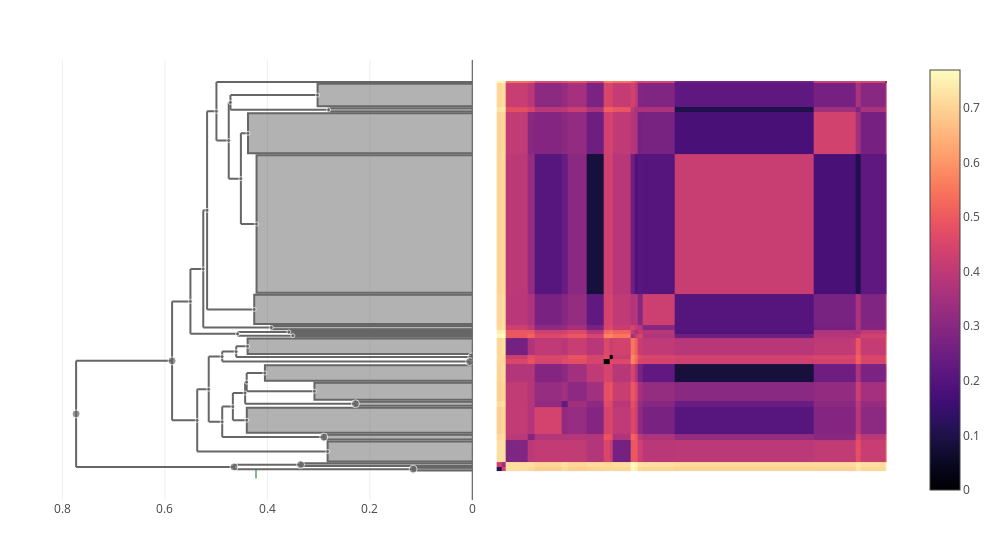

Here is the notebook cell this chart was saved with:
### Markdown cell above
### pneumoniae

### Code cell
let taxon = "pneumoniae"
    trees[taxon] = cluster_annotate(cdata, taxon)
    plot(clustermap(cdata, trees[taxon]))
end

### Figure 1 — Plotly figure (JSON) as saved in the notebook; plotly's stock layout.template omitted (floating-point values rounded to 4 significant figures; data arrays with more than 128 entries replaced by an {"elided": "..."} marker saying what was removed)
{"data": [{"colorscale": {"elided": "256x2 mixed values"}, "type": "heatmap", "x": [0.5, 2.914, 5.328, 17.01, 20.65, 35.03, 38.27, 48.43, 57.68, 60.68, 62.68, 71.98, 73.98, 75.98, 78.72, 95.37, 169.9, 192.3, 195.0, 208.0, 209.0], "y": [0.5, 2.914, 5.328, 17.01, 20.65, 35.03, 38.27, 48.43, 57.68, 60.68, 62.68, 71.98, 73.98, 75.98, 78.72, 95.37, 169.9, 192.3, 195.0, 208.0, 209.0], "z": {"elided": "20x20 float values"}}, {"fill": "toself", "hoverinfo": "skip", "line": {"color": "#666666"}, "mode": "lines", "showlegend": false, "type": "scatter", "x": [0, 0.358, 0.358, 0], "xaxis": "x2", "y": [74.48, 74.48, 75.48, 75.48], "yaxis": "y"}, {"hoverinfo": "skip", "line": {"color": "#666666"}, "mode": "lines", "showlegend": false, "type": "scatter", "x": [0.4994, 0.4994, null, 0.4994, 0.4754, null, 0.4994, 0, null], "xaxis": "x2", "y": [177.2, 208.5, null, 177.2, 177.2, null, 208.5, 208.5, null], "yaxis": "y"}, {"fill": "toself", "hoverinfo": "skip", "line": {"color": "#666666"}, "mode": "lines", "showlegend": false, "type": "scatter", "x": [0, 0.302, 0.302, 0], "xaxis": "x2", "y": [195.5, 195.5, 207.5, 207.5], "yaxis": "y"}, {"fill": "toself", "hoverinfo": "skip", "line": {"color": "#666666"}, "mode": "lines", "showlegend": false, "type": "scatter", "x": [0, 0.228, 0.228, 0], "xaxis": "x2", "y": [35.53, 35.53, 37.77, 37.77], "yaxis": "y"}, {"hoverinfo": "skip", "line": {"color": "#666666"}, "mode": "lines", "showlegend": false, "type": "scatter", "x": [0.4403, 0.4403, null, 0.4403, 0.3081, null, 0.4403, 0.4048, null], "xaxis": "x2", "y": [43.35, 53.05, null, 43.35, 43.35, null, 53.05, 53.05, null], "yaxis": "y"}, {"fill": "toself", "hoverinfo": "skip", "line": {"color": "#666666"}, "mode": "lines", "showlegend": false, "type": "scatter", "x": [0, 0.4378, 0.4378, 0], "xaxis": "x2", "y": [170.4, 170.4, 191.8, 191.8], "yaxis": "y"}, {"hoverinfo": "skip", "line": {"color": "#666666"}, "mode": "lines", "showlegend": false, "type": "scatter", "x": [0.4579, 0.4579, null, 0.4579, 0.3502, null, 0.4579, 0.358, null], "xaxis": "x2", "y": [72.98, 74.98, null, 72.98, 72.98, null, 74.98, 74.98, null], "yaxis": "y"}, {"hoverinfo": "skip", "line": {"color": "#666666"}, "mode": "lines", "showlegend": false, "type": "scatter", "x": [0.5176, 0.5176, null, 0.5176, 0.4256, null, 0.5176, 0.4994, null], "xaxis": "x2", "y": [87.04, 192.9, null, 87.04, 87.04, null, 192.9, 192.9, null], "yaxis": "y"}, {"hoverinfo": "skip", "line": {"color": "#666666"}, "mode": "lines", "showlegend": false, "type": "scatter", "x": [0.472, 0.472, null, 0.472, 0.2804, null, 0.472, 0.302, null], "xaxis": "x2", "y": [193.7, 201.5, null, 193.7, 193.7, null, 201.5, 201.5, null], "yaxis": "y"}, {"hoverinfo": "skip", "line": {"color": "#666666"}, "mode": "lines", "showlegend": false, "type": "scatter", "x": [0.4433, 0.4433, null, 0.4433, 0.228, null, 0.4433, 0.4403, null], "xaxis": "x2", "y": [36.65, 48.2, null, 36.65, 36.65, null, 48.2, 48.2, null], "yaxis": "y"}, {"hoverinfo": "skip", "line": {"color": "#666666"}, "mode": "lines", "showlegend": false, "type": "scatter", "x": [0.5502, 0.5502, null, 0.5502, 0.4579, null, 0.5502, 0.5251, null], "xaxis": "x2", "y": [73.98, 108.6, null, 73.98, 73.98, null, 108.6, 108.6, null], "yaxis": "y"}, {"fill": "toself", "hoverinfo": "skip", "line": {"color": "#666666"}, "mode": "lines", "showlegend": false, "type": "scatter", "x": [0, 0.4256, 0.4256, 0], "xaxis": "x2", "y": [79.22, 79.22, 94.87, 94.87], "yaxis": "y"}, {"fill": "toself", "hoverinfo": "skip", "line": {"color": "#666666"}, "mode": "lines", "showlegend": false, "type": "scatter", "x": [0, 0.2804, 0.2804, 0], "xaxis": "x2", "y": [192.8, 192.8, 194.5, 194.5], "yaxis": "y"}, {"fill": "toself", "hoverinfo": "skip", "line": {"color": "#666666"}, "mode": "lines", "showlegend": false, "type": "scatter", "x": [0, 0.4401, 0.4401, 0], "xaxis": "x2", "y": [21.15, 21.15, 34.53, 34.53], "yaxis": "y"}, {"fill": "toself", "hoverinfo": "skip", "line": {"color": "#666666"}, "mode": "lines", "showlegend": false, "type": "scatter", "x": [0, 0.4211, 0.4211, 0], "xaxis": "x2", "y": [95.87, 95.87, 169.4, 169.4], "yaxis": "y"}, {"fill": "toself", "hoverinfo": "skip", "line": {"color": "#666666"}, "mode": "lines", "showlegend": false, "type": "scatter", "x": [0, 0.2899, 0.2899, 0], "xaxis": "x2", "y": [17.51, 17.51, 20.15, 20.15], "yaxis": "y"}, {"hoverinfo": "skip", "line": {"color": "#666666"}, "mode": "lines", "showlegend": false, "type": "scatter", "x": [0.7733, 0.7733, null, 0.7733, 0.465, null, 0.7733, 0.586, null], "xaxis": "x2", "y": [2.914, 59.55, null, 2.914, 2.914, null, 59.55, 59.55, null], "yaxis": "y"}, {"hoverinfo": "skip", "line": {"color": "#666666"}, "mode": "lines", "showlegend": false, "type": "scatter", "x": [0.4881, 0.4881, null, 0.4881, 0.2899, null, 0.4881, 0.4673, null], "xaxis": "x2", "y": [18.83, 35.13, null, 18.83, 18.83, null, 35.13, 35.13, null], "yaxis": "y"}, {"hoverinfo": "skip", "line": {"color": "#666666"}, "mode": "lines", "showlegend": false, "type": "scatter", "x": [0.4673, 0.4673, null, 0.4673, 0.4401, null, 0.4673, 0.4433, null], "xaxis": "x2", "y": [27.84, 42.43, null, 27.84, 27.84, null, 42.43, 42.43, null], "yaxis": "y"}, {"hoverinfo": "skip", "line": {"color": "#666666"}, "mode": "lines", "showlegend": false, "type": "scatter", "x": [0.5369, 0.5369, null, 0.5369, 0.2824, null, 0.5369, 0.5145, null], "xaxis": "x2", "y": [11.17, 44.41, null, 11.17, 11.17, null, 44.41, 44.41, null], "yaxis": "y"}, {"hoverinfo": "skip", "line": {"color": "#666666"}, "mode": "lines", "showlegend": false, "type": "scatter", "x": [0.4608, 0.4608, null, 0.4608, 0.000716, null, 0.4608, 0.4386, null], "xaxis": "x2", "y": [61.68, 67.33, null, 61.68, 61.68, null, 67.33, 67.33, null], "yaxis": "y"}, {"hoverinfo": "skip", "line": {"color": "#666666"}, "mode": "lines", "showlegend": false, "type": "scatter", "x": [0.5251, 0.5251, null, 0.5251, 0.3922, null, 0.5251, 0.5176, null], "xaxis": "x2", "y": [77.35, 139.9, null, 77.35, 77.35, null, 139.9, 139.9, null], "yaxis": "y"}, {"hoverinfo": "skip", "line": {"color": "#666666"}, "mode": "lines", "showlegend": false, "type": "scatter", "x": [0.5145, 0.5145, null, 0.5145, 0.4881, null, 0.5145, 0.4881, null], "xaxis": "x2", "y": [26.98, 61.84, null, 26.98, 26.98, null, 61.84, 61.84, null], "yaxis": "y"}, {"fill": "toself", "hoverinfo": "skip", "line": {"color": "#666666"}, "mode": "lines", "showlegend": false, "type": "scatter", "x": [0, 0.3502, 0.3502, 0], "xaxis": "x2", "y": [72.48, 72.48, 73.48, 73.48], "yaxis": "y"}, {"fill": "toself", "hoverinfo": "skip", "line": {"color": "#666666"}, "mode": "lines", "showlegend": false, "type": "scatter", "x": [0, 0.3352, 0.3352, 0], "xaxis": "x2", "y": [3.414, 3.414, 4.828, 4.828], "yaxis": "y"}, {"fill": "toself", "hoverinfo": "skip", "line": {"color": "#666666"}, "mode": "lines", "showlegend": false, "type": "scatter", "x": [0, 0.3081, 0.3081, 0], "xaxis": "x2", "y": [38.77, 38.77, 47.93, 47.93], "yaxis": "y"}, {"hoverinfo": "skip", "line": {"color": "#666666"}, "mode": "lines", "showlegend": false, "type": "scatter", "x": [0.4517, 0.4517, null, 0.4517, 0.4211, null, 0.4517, 0.4378, null], "xaxis": "x2", "y": [132.6, 181.1, null, 132.6, 132.6, null, 181.1, 181.1, null], "yaxis": "y"}, {"hoverinfo": "skip", "line": {"color": "#666666"}, "mode": "lines", "showlegend": false, "type": "scatter", "x": [0.465, 0.465, null, 0.465, 0.1155, null, 0.465, 0.3352, null], "xaxis": "x2", "y": [1.707, 4.121, null, 1.707, 1.707, null, 4.121, 4.121, null], "yaxis": "y"}, {"fill": "toself", "hoverinfo": "skip", "line": {"color": "#666666"}, "mode": "lines", "showlegend": false, "type": "scatter", "x": [0, 0.4048, 0.4048, 0], "xaxis": "x2", "y": [48.93, 48.93, 57.18, 57.18], "yaxis": "y"}, {"fill": "toself", "hoverinfo": "skip", "line": {"color": "#666666"}, "mode": "lines", "showlegend": false, "type": "scatter", "x": [0, 0.1155, 0.1155, 0], "xaxis": "x2", "y": [1, 1, 2.414, 2.414], "yaxis": "y"}, {"hoverinfo": "skip", "line": {"color": "#666666"}, "mode": "lines", "showlegend": false, "type": "scatter", "x": [0.4881, 0.4881, null, 0.4881, 0.00518, null, 0.4881, 0.4608, null], "xaxis": "x2", "y": [59.18, 64.5, null, 59.18, 59.18, null, 64.5, 64.5, null], "yaxis": "y"}, {"fill": "toself", "hoverinfo": "skip", "line": {"color": "#666666"}, "mode": "lines", "showlegend": false, "type": "scatter", "x": [0, 0.3922, 0.3922, 0], "xaxis": "x2", "y": [76.48, 76.48, 78.22, 78.22], "yaxis": "y"}, {"fill": "toself", "hoverinfo": "skip", "line": {"color": "#666666"}, "mode": "lines", "showlegend": false, "type": "scatter", "x": [0, 0.000716, 0.000716, 0], "xaxis": "x2", "y": [61.18, 61.18, 62.18, 62.18], "yaxis": "y"}, {"fill": "toself", "hoverinfo": "skip", "line": {"color": "#666666"}, "mode": "lines", "showlegend": false, "type": "scatter", "x": [0, 0.00518, 0.00518, 0], "xaxis": "x2", "y": [58.18, 58.18, 60.18, 60.18], "yaxis": "y"}, {"hoverinfo": "skip", "line": {"color": "#666666"}, "mode": "lines", "showlegend": false, "type": "scatter", "x": [0.586, 0.586, null, 0.586, 0.5369, null, 0.586, 0.5502, null], "xaxis": "x2", "y": [27.79, 91.32, null, 27.79, 27.79, null, 91.32, 91.32, null], "yaxis": "y"}, {"fill": "toself", "hoverinfo": "skip", "line": {"color": "#666666"}, "mode": "lines", "showlegend": false, "type": "scatter", "x": [0, 0.4386, 0.4386, 0], "xaxis": "x2", "y": [63.18, 63.18, 71.48, 71.48], "yaxis": "y"}, {"fill": "toself", "hoverinfo": "skip", "line": {"color": "#666666"}, "mode": "lines", "showlegend": false, "type": "scatter", "x": [0, 0.2824, 0.2824, 0], "xaxis": "x2", "y": [5.828, 5.828, 16.51, 16.51], "yaxis": "y"}, {"hoverinfo": "skip", "line": {"color": "#666666"}, "mode": "lines", "showlegend": false, "type": "scatter", "x": [0.4754, 0.4754, null, 0.4754, 0.4517, null, 0.4754, 0.472, null], "xaxis": "x2", "y": [156.9, 197.6, null, 156.9, 156.9, null, 197.6, 197.6, null], "yaxis": "y"}, {"customdata": [[13582, 2], [13622, 6015], [13503, 144], [13375, 6], [13611, 154], [13608, 459], [13614, 4], [13624, 6261], [13618, 148], [13612, 160], [13627, 6269], [13607, 246], [13461, 4], [13610, 180], [13606, 5407], [13482, 8], [13629, 6815], [13620, 348], [13617, 340], [13626, 540], [13615, 72], [13625, 6265], [13623, 425], [13576, 2], [13559, 3], [13517, 85], [13613, 5866], [13616, 6], [13604, 69], [13075, 3], [13621, 77], [13600, 4], [7518, 2], [10537, 5], [13628, 6809], [13609, 70], [13466, 115], [13619, 6014]], "hovertemplate": "ID: %{customdata[0]}<br>\nHeight: %{x:.3f}<br>\nGenome count: %{customdata[1]}\n\n<extra></extra>", "marker": {"color": "#666666", "size": [4, 4, 4, 8, 4, 4, 4, 4, 4, 4, 4, 4, 4, 4, 4, 8, 8, 4, 4, 4, 4, 4, 4, 4, 8, 4, 4, 8, 4, 8, 4, 4, 8, 8, 8, 4, 4, 4]}, "mode": "markers", "showlegend": false, "type": "scatter", "x": [0.358, 0.4994, 0.302, 0.228, 0.4403, 0.4378, 0.4579, 0.5176, 0.472, 0.4433, 0.5502, 0.4256, 0.2804, 0.4401, 0.4211, 0.2899, 0.7733, 0.4881, 0.4673, 0.5369, 0.4608, 0.5251, 0.5145, 0.3502, 0.3352, 0.3081, 0.4517, 0.465, 0.4048, 0.1155, 0.4881, 0.3922, 0.000716, 0.00518, 0.586, 0.4386, 0.2824, 0.4754], "xaxis": "x2", "y": [74.98, 192.9, 201.5, 36.65, 48.2, 181.1, 73.98, 139.9, 197.6, 42.43, 91.32, 87.04, 193.7, 27.84, 132.6, 18.83, 31.23, 26.98, 35.13, 27.79, 64.5, 108.6, 44.41, 72.98, 4.121, 43.35, 156.9, 2.914, 53.05, 1.707, 61.84, 77.35, 61.68, 59.18, 59.55, 67.33, 11.17, 177.2], "yaxis": "y"}, {"hovertemplate": "%{text} <br>\n%{x}\n<extra></extra>\n", "marker": {"color": "green", "line": {"color": "green", "width": 1}, "symbol": "line-ns"}, "mode": "markers", "text": ["pseudopneumoniae"], "type": "scatter", "x": [0.4222], "xaxis": "x2", "y": [-1, -1, -1]}], "layout": {"height": 550, "hovermode": "closest", "margin": {"b": 50, "l": 50, "r": 50, "t": 60}, "showlegend": false, "width": 1000, "xaxis": {"autorange": true, "domain": [0.505, 1], "range": [-8.018, 217.5], "scaleanchor": "y", "type": "linear", "visible": false}, "xaxis2": {"autorange": true, "domain": [0, 0.495], "range": [0.8243, 0], "rangemode": "nonnegative", "showspikes": true, "spikedash": "solid", "spikemode": "across", "spikethickness": 1, "type": "linear"}, "yaxis": {"autorange": true, "domain": [0, 1], "range": [-14.75, 220.2], "scaleanchor": "x", "type": "linear", "visible": false}}}
